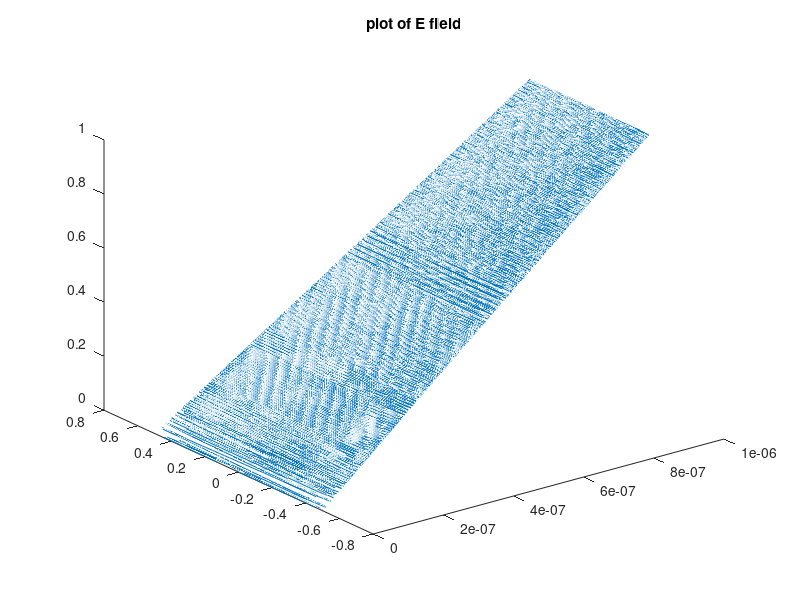
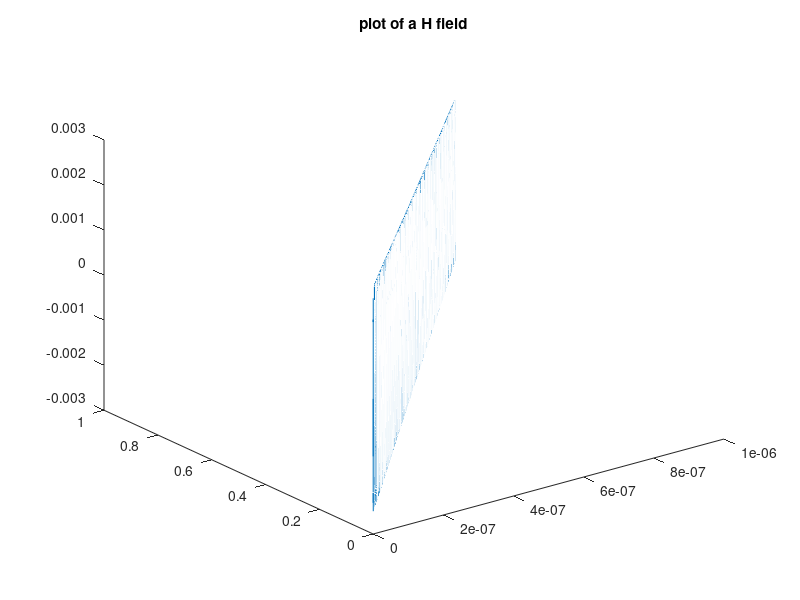

Write MATLAB code to recreate these figures, in order.
close all;clear all;clc;
ep0=8.854e-12;mu0=4*pi*1e-7; %free space parameter
epr=8;mur=2; % Medium param provided
ep=epr*ep0;
mu=mur*mu0;
w=1e8; %Radian frequency given in the eq of E
alpha=1/3; %given
sigma=2*alpha*sqrt(ep/mu);
theta=(sigma/(ep*mu));%theta=loss tangent
beta=w*sqrt(ep*mu)*(1+(theta^2)/8);
N=sqrt(mu/ep)*(1+j*0.5*sigma/(w*ep)); %Intrinsic or wave impedance
v=w/beta; %Wave velocity
t=linspace(0,1e-6,1e4);
z=linspace(0,1,1e4);
E=0.5*exp(-z/3).*sin(1e8*t-beta*z);
H=E/N;
figure(1);
plot3(t,E,z)
title('plot of E field');
figure(2);
plot3(t,z,H);
title('plot of a H field');
warning off
disp('Beta');disp(beta);
disp('Loss Tangent in Degree');disp(theta*180/pi);
disp('Intrinsic Impedance in Ohm');disp(N);
disp('Wave Velocity in m/s');disp(v);